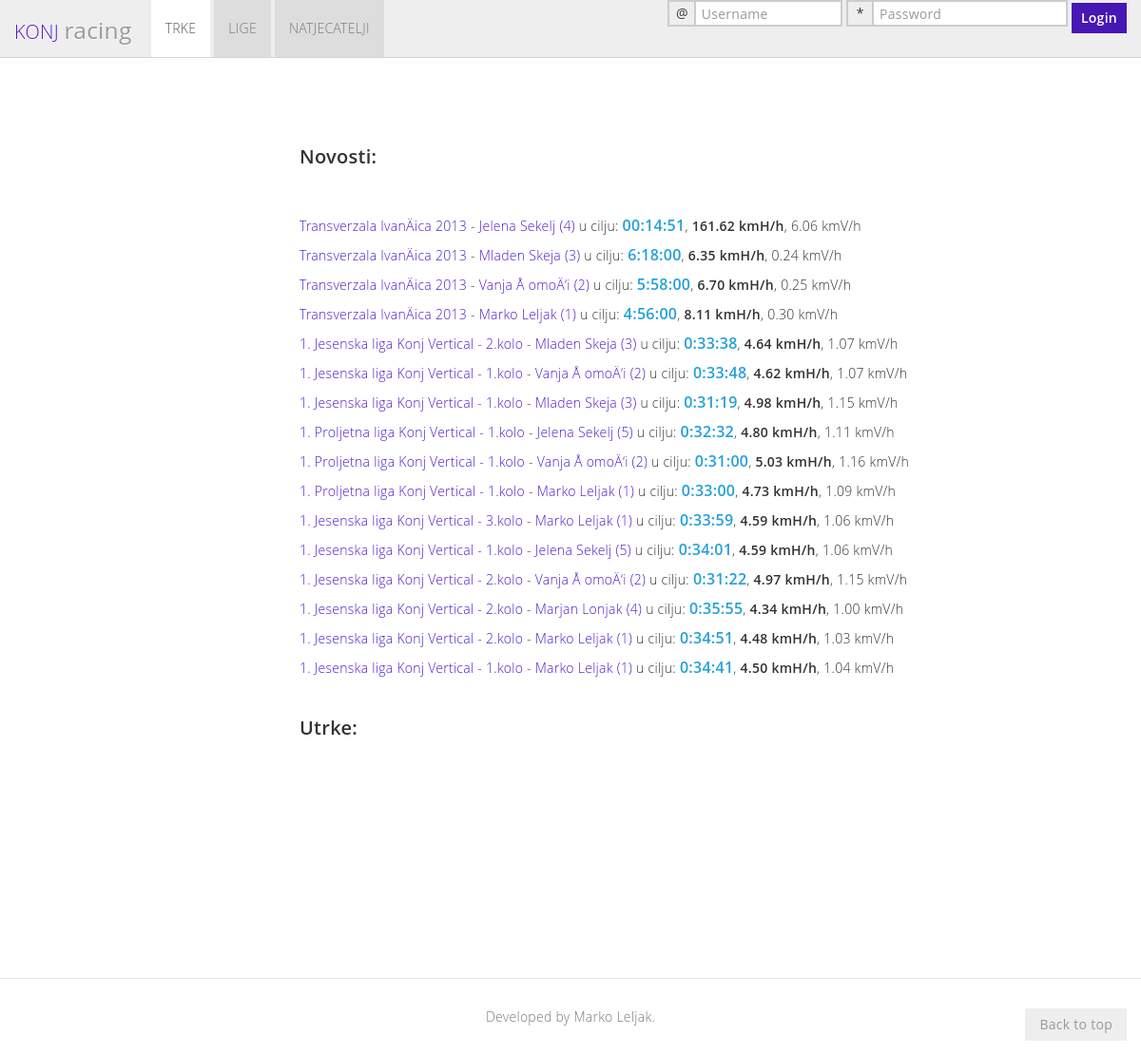
/registration.php, run on the app's committed database.
### tables this page shows
CREATE TABLE `race_result` (
  `res_id` int(11) NOT NULL AUTO_INCREMENT,
  `rac_id` int(11) NOT NULL,
  `res_chk_id` int(11) DEFAULT NULL,
  `sn_id` int(11) DEFAULT NULL,
  `res_typ_id` int(11) DEFAULT NULL,
  `res_fin_time` varchar(45) NOT NULL,
  `res_fin_time_sec` float DEFAULT NULL,
  `res_start` datetime DEFAULT NULL,
  `res_time` datetime DEFAULT NULL,
  `res_pen` varchar(45) DEFAULT NULL,
  `res_transfer_typ` varchar(1) DEFAULT NULL,
  `res_mob_id` int(11) DEFAULT NULL,
  `activity` varchar(1) DEFAULT NULL,
  `date` datetime DEFAULT NULL,
  PRIMARY KEY (`res_id`),
  KEY `rac_id_idx` (`rac_id`),
  CONSTRAINT `rac_id` FOREIGN KEY (`rac_id`) REFERENCES `race` (`rac_id`) ON DELETE NO ACTION ON UPDATE NO ACTION
);

CREATE TABLE `race` (
  `rac_id` int(11) NOT NULL AUTO_INCREMENT,
  `rac_typ_id` int(11) NOT NULL,
  `lea_id` int(11) DEFAULT NULL,
  `leagr_id` int(11) DEFAULT NULL,
  `val_id` int(11) DEFAULT NULL,
  `org_id` int(11) NOT NULL,
  `st_id` int(11) NOT NULL,
  `rac_lea_add` varchar(45) DEFAULT NULL COMMENT 'If race in several leagues, then write 3;4;12 as league id\\\\\\\\\\\\\\''s',
  `rac_leagr_add` varchar(45) DEFAULT NULL,
  `rac_typ_add` varchar(45) DEFAULT NULL COMMENT 'If race in several types, then write 3;4;12 as race type id\\\\\\''s',
  `rac_nam` varchar(80) NOT NULL COMMENT 'full name',
  `rac_nams` varchar(20) DEFAULT NULL COMMENT 'short name',
  `rac_fr_dat` datetime NOT NULL,
  `rac_to_dat` datetime DEFAULT NULL,
  `rac_start_dat` datetime DEFAULT NULL COMMENT 'Exact starting time',
  `rac_limit_dat` datetime DEFAULT NULL COMMENT 'Exact limit time',
  `rac_chrono` varchar(1) DEFAULT NULL COMMENT 'Chronometer - Y/N or D/N',
  `rac_kmH` float NOT NULL COMMENT 'Horizontal kilometers',
  `rac_kmHD` float DEFAULT NULL COMMENT 'Horizontal downhill kilometers',
  `rac_kmV` float NOT NULL COMMENT 'Vertical Kilometers',
  `rac_kmVD` float DEFAULT NULL COMMENT 'Vertical downhil kilometers',
  `rac_ent_fee` decimal(10,0) DEFAULT NULL COMMENT 'Entry fee',
  `rac_ent_fee_val` varchar(45) DEFAULT NULL COMMENT 'If race entry fee in several currencies, then write \\\\\\\\\\\\\\"fee,currency_id\\\\\\\\\\\\\\" as \\\\\\\\\\\\\\"100#2;120#4;200#5\\\\\\\\\\\\\\"',
  `rac_shirt` varchar(1) DEFAULT NULL,
  `rac_water` varchar(1) DEFAULT NULL,
  `rac_drink` varchar(1) DEFAULT NULL,
  `rac_eat` varchar(1) DEFAULT NULL,
  `rac_rs` varchar(1) DEFAULT NULL COMMENT 'rescue service',
  `rac_fraid` varchar(1) DEFAULT NULL COMMENT 'first aid',
  `rac_reg_fr_dat` datetime DEFAULT NULL,
  `rac_reg_to_dat` datetime DEFAULT NULL,
  `rac_desc` varchar(300) DEFAULT NULL,
  `rac_rul` varchar(500) DEFAULT NULL,
  `rac_man_eq` varchar(200) DEFAULT NULL COMMENT 'mandatory equipment, for example \\\\\\\\\\\\\\"compass; 1l water; buff\\\\\\\\\\\\\\"',
  `rac_chk` varchar(1) DEFAULT NULL COMMENT 'if race includes checkpoints',
  `rac_lea_rou` int(11) DEFAULT NULL COMMENT 'if race in league then round in league (1,2,3,...)',
  `rac_meal` varchar(1) DEFAULT NULL,
  `rac_gps` varchar(100) DEFAULT NULL,
  `rac_web_gps` varchar(100) DEFAULT NULL,
  `rac_transfer` varchar(1) DEFAULT NULL,
  `activity` varchar(1) DEFAULT NULL,
  `date` datetime NOT NULL,
  PRIMARY KEY (`rac_id`),
  KEY `rac_typ_id_idx` (`rac_typ_id`),
  KEY `st_num_idx` (`st_id`),
  CONSTRAINT `st_num` FOREIGN KEY (`st_id`) REFERENCES `start` (`st_id`),
  CONSTRAINT `rac_typ_id` FOREIGN KEY (`rac_typ_id`) REFERENCES `race_type` (`rac_typ_id`) ON DELETE NO ACTION ON UPDATE NO ACTION
);

### connect_to_mysql.php (called while the page is built, shortened)
<?php
function returnConnection()
{
$db_host = "localhost";
$db_username = "root";
$db_pass = "mysql";
$db_name = "konj";
$myConnection = mysqli_connect("$db_host","$db_username","$db_pass", "$db_name") or die ("could not connect to mysql");
return $myConnection;
}
?>

### functions.php (called while the page is built, shortened)
<?php
include "connect_to_mysql.php";
function queryMysql($query)
{
	$result = mysqli_query(returnConnection(), $query) or die(mysqli_error(returnConnection()));
	return $result;
}
?>

### components.php (the view, shortened to what this page needs)
<?php
function get_general()
{
	echo'
    <div class="bs-docs-section" id="news">
       <div class="page-header">
          <h3>Novosti:</h3>
       </div>';
    $query = "select rr.sn_id, concat(p.per_nam, ' ', p.per_sur) as trkac,p.per_id ,
    	   rr.res_fin_time vrijeme, round(r.rac_kmh/get_time_decimal(rr.res_fin_time),2) as 'kmH/h',
			round(r.rac_kmv/get_time_decimal(rr.res_fin_time),2) as 'kmV/h',r.rac_nam,r.rac_id
        from race_result rr
        inner join race r on rr.rac_id=r.rac_id
        inner join start s on r.st_id=s.st_id
        inner join st_num st on s.st_id=st.st_id
        inner join person p on st.per_id=p.per_id
        where rr.sn_id=st.sn_id
        order by res_time desc limit 20";
    $result = queryMysql($query);
    $num = mysqli_num_rows(queryMysql($query));
    for ($i = 0 ; $i < $num ; ++$i)
    {
	$row = mysqli_fetch_row($result);
        $racer='<p>
			<a class="race-link" href="#" onclick=\'ajaxGetComponent("race", ' . $row[7] . ')\'>' . $row[6] . '</a>  -
			<a class="race-link" href="#"                 onclick=\'ajaxGetComponent("racer", ' . $row[2] . ')\'>' . $row[1] . ' (' . $row[0] . ')</a>
			 u cilju: <font size="3"><b class="accent-color">' . $row[3] . '</b></font>, <b>' . $row[4] . ' kmH/h</b>, ' . $row[5] . ' kmV/h</p>';
        echo $racer;
    }
	echo'</br>
          <h3>Utrke: </h3>';
    echo '</div>';
}
function get_footer(){
    echo'
    <a class="bs-docs-top affix" href="#welcome">Back to top</a>
    <footer class="bs-docs-footer ">
      <div class="container">
         <p>Developed by Marko Leljak.</p>
         <!--<p>Design by <a target="_blank" href="https://twitter.com/aozoralabs">@aozoralabs</a>.</p>
         <p>Code licensed under <a target="_blank" href="http://www.apache.org/licenses/LICENSE-2.0">Apache License v2.0</a> or <a target="_blank" href="http://www.gnu.org/licenses/gpl-2.0.html">GPL2</a>, documentation under <a href="http://creativecommons.org/licenses/by/3.0/">CC BY 3.0</a>.</p>-->
      </div>
    </footer>
    ';
}
?>

### assets/css/bootmetro-responsive.css (style rules this page uses)
@media (min-width: 1200px) { .container, .navbar-static-top .container, .navbar-fixed-top .container, .navbar-fixed-bottom .container { width: 1170px; } }

### assets/css/bootmetro-ui-light.css (style rules this page uses)
html, body { color: #333; background-color: #FFF; }
a { color: #4f1acb; }
.accent-color, header h1, header h2, table th { color: #24A0DA; }

### assets/css/docs.css (style rules this page uses)
html, body { position: relative; margin: 0; padding: 0; }
body { padding-top: 62px; }
.bs-docs-footer { padding-left: 15px; padding-right: 15px; }
.bs-docs-top { float: left; padding: 7px 15px; font-weight: 500; color: #999; background-color: #eee; }
.bs-docs-top.affix { position: fixed; right: 15px; bottom: 15px; }
section, .bs-docs-section { padding-top: 30px; }
.bs-docs-section h1, .bs-docs-section h2, .bs-docs-section h3, .bs-docs-section h4, .bs-docs-section h5, .bs-docs-section h6 { margin: 10px 0; }
.bs-docs-footer { text-align: center; padding-top: 30px; padding-bottom: 30px; margin-top: 100px; border-top: 1px solid #e5e5e5; }
.bs-docs-footer p { margin-bottom: 0; color: #777; }

### data on the page
race_result: rac.rac_nam "Transverzala IvanÄica 2013", row "Jelena Sekelj", sn "4", res_fin_time "00:14:51", row "161.62", row "6.06"
race_result: rac.rac_nam "Transverzala IvanÄica 2013", row "Mladen Skeja", sn "3", res_fin_time "6:18:00", row "6.35", row "0.24"
race_result: rac.rac_nam "Transverzala IvanÄica 2013", row "Vanja Å omoÄ‘i", sn "2", res_fin_time "5:58:00", row "6.70", row "0.25"
race_result: rac.rac_nam "Transverzala IvanÄica 2013", row "Marko Leljak", sn "1", res_fin_time "4:56:00", row "8.11", row "0.30"
race_result: rac.rac_nam "1. Jesenska liga Konj Vertical - 2.kolo", row "Mladen Skeja", sn "3", res_fin_time "0:33:38", row "4.64", row "1.07"
race_result: rac.rac_nam "1. Jesenska liga Konj Vertical - 1.kolo", row "Vanja Å omoÄ‘i", sn "2", res_fin_time "0:33:48", row "4.62", row "1.07"
race_result: rac.rac_nam "1. Jesenska liga Konj Vertical - 1.kolo", row "Mladen Skeja", sn "3", res_fin_time "0:31:19", row "4.98", row "1.15"
race_result: rac.rac_nam "1. Proljetna liga Konj Vertical - 1.kolo", row "Jelena Sekelj", sn "5", res_fin_time "0:32:32", row "4.80", row "1.11"
race_result: rac.rac_nam "1. Proljetna liga Konj Vertical - 1.kolo", row "Vanja Å omoÄ‘i", sn "2", res_fin_time "0:31:00", row "5.03", row "1.16"
race_result: rac.rac_nam "1. Proljetna liga Konj Vertical - 1.kolo", row "Marko Leljak", sn "1", res_fin_time "0:33:00", row "4.73", row "1.09"
race_result: rac.rac_nam "1. Jesenska liga Konj Vertical - 3.kolo", row "Marko Leljak", sn "1", res_fin_time "0:33:59", row "4.59", row "1.06"
race_result: rac.rac_nam "1. Jesenska liga Konj Vertical - 1.kolo", row "Jelena Sekelj", sn "5", res_fin_time "0:34:01", row "4.59", row "1.06"
race_result: rac.rac_nam "1. Jesenska liga Konj Vertical - 2.kolo", row "Vanja Å omoÄ‘i", sn "2", res_fin_time "0:31:22", row "4.97", row "1.15"
race_result: rac.rac_nam "1. Jesenska liga Konj Vertical - 2.kolo", row "Marjan Lonjak", sn "4", res_fin_time "0:35:55", row "4.34", row "1.00"
race_result: rac.rac_nam "1. Jesenska liga Konj Vertical - 2.kolo", row "Marko Leljak", sn "1", res_fin_time "0:34:51", row "4.48", row "1.03"
race_result: rac.rac_nam "1. Jesenska liga Konj Vertical - 1.kolo", row "Marko Leljak", sn "1", res_fin_time "0:34:41", row "4.50", row "1.04"
